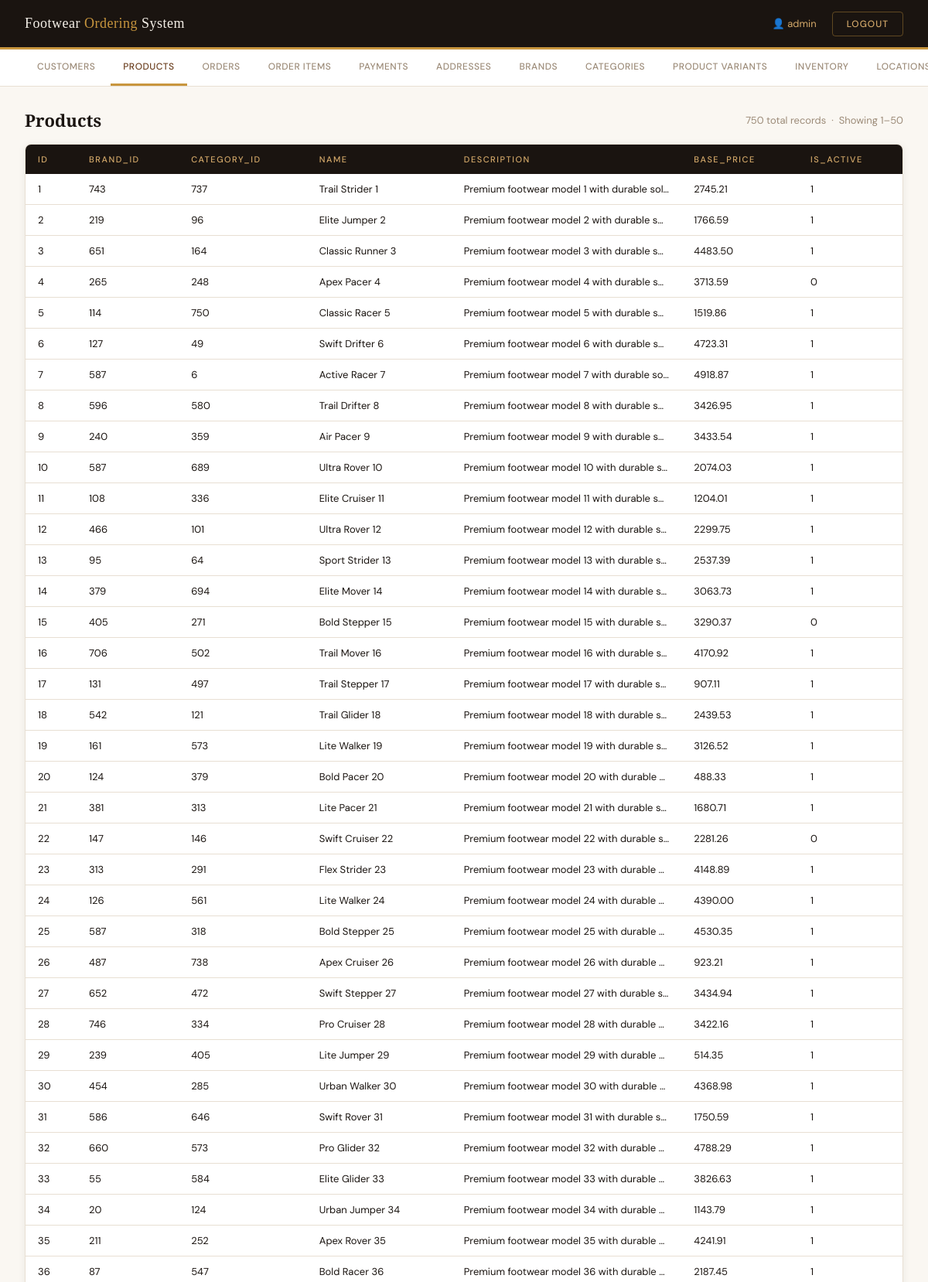
The app's page /view2.php?table=products (signed in, upper part) with its own data.
### tables this page shows
CREATE TABLE `products` (
  `id` int(11) NOT NULL AUTO_INCREMENT,
  `brand_id` int(11) DEFAULT NULL,
  `category_id` int(11) DEFAULT NULL,
  `name` varchar(150) NOT NULL,
  `description` text DEFAULT NULL,
  `base_price` decimal(10,2) NOT NULL,
  `is_active` tinyint(1) DEFAULT 1,
  PRIMARY KEY (`id`),
  KEY `brand_id` (`brand_id`),
  KEY `category_id` (`category_id`),
  CONSTRAINT `products_ibfk_1` FOREIGN KEY (`brand_id`) REFERENCES `brands` (`id`) ON DELETE SET NULL,
  CONSTRAINT `products_ibfk_2` FOREIGN KEY (`category_id`) REFERENCES `categories` (`id`) ON DELETE SET NULL
);

### view2.php (the view, shortened to what this page needs)
<?php
$servername = getenv('MYSQLHOST')     ?: 'localhost';
$username   = getenv('MYSQLUSER')     ?: 'root';
$password   = getenv('MYSQLPASSWORD') ?: '';
$dbname     = getenv('MYSQLDATABASE') ?: 'footwear';
$port       = getenv('MYSQLPORT')     ?: 3306;
$conn = new mysqli($servername, $username, $password, $dbname, $port);
$table  = isset($_GET["table"]) ? $_GET["table"] : "customers";
$tables = ["customers","products","orders","order_items",
           "payments","addresses","brands","categories",
           "product_variants","inventory","locations"];
$limit       = 50;
$page        = isset($_GET["page"]) ? (int)$_GET["page"] : 1;
$offset      = ($page - 1) * $limit;
$total_result = $conn->query("SELECT COUNT(*) AS total FROM $table");
$total_row    = $total_result->fetch_assoc();
$total        = $total_row["total"];
$result = $conn->query("SELECT * FROM $table LIMIT $limit OFFSET $offset");
?>
<!DOCTYPE html>
<html lang="en">
<head>
</head>
<body>
<header>
    <div class="header-brand">Footwear <span>Ordering</span> System</div>
    <div class="header-right">
        <span class="header-user">👤 <?= htmlspecialchars($_SESSION["username"]) ?></span>
        <a href="logout.php" class="btn-logout">Logout</a>
    </div>
</header>
<nav class="table-nav">
    <?php foreach ($tables as $t): ?>
        <a href="?table=<?= $t ?>" <?= $t === $table ? 'class="active"' : '' ?>>
            <?= ucfirst(str_replace('_', ' ', $t)) ?>
        </a>
    <?php endforeach; ?>
</nav>
<main>
    <div class="table-header">
        <h2 class="table-title"><?= ucfirst(str_replace('_', ' ', $table)) ?></h2>
        <span class="table-meta">
            <?= $total ?> total records &nbsp;·&nbsp;
            Showing <?= $offset + 1 ?>–<?= min($offset + $limit, $total) ?>
        </span>
    </div>
    <div class="table-wrapper">
        <?php if ($result && $result->num_rows > 0): ?>
        <table>
            <thead>
                <tr>
                    <?php
                    $fields = $result->fetch_fields();
                    foreach ($fields as $field) {
                        echo "<th>" . htmlspecialchars($field->name) . "</th>";
                    }
                    ?>
                </tr>
            </thead>
            <tbody>
                <?php while ($row = $result->fetch_assoc()): ?>
                <tr>
                    <?php foreach ($row as $value): ?>
                        <?php if (is_null($value)): ?>
                            <td class="null-val">NULL</td>
                        <?php else: ?>
                            <td title="<?= htmlspecialchars($value) ?>">
                                <?= htmlspecialchars($value) ?>
                            </td>
                        <?php endif; ?>
                    <?php endforeach; ?>
                </tr>
                <?php endwhile; ?>
            </tbody>
        </table>
        <?php endif; ?>
    </div>
</main>
</body>
</html>

### view2.php (style rules this page uses)
*, *::before, *::after { box-sizing: border-box; margin: 0; padding: 0; }
:root { --cream: #F5F0E8; --dark: #1A1410; --brown: #6B3F1F; --gold: #C8963E; --tan: #D4A96A; --light: #FAF7F2; --muted: #9C8B78; --border: #E8DFD3; }
body { font-family: 'DM Sans', sans-serif; background: var(--light); color: var(--dark); min-height: 100vh; }
header { background: var(--dark); padding: 0 32px; display: flex; align-items: center; justify-content: space-between; height: 64px; position: sticky; top: 0; z-index: 100; border-bottom: 3px solid var(--gold); }
.header-brand { font-family: 'Playfair Display', serif; font-size: 18px; color: var(--cream); letter-spacing: 0.5px; }
.header-brand span { color: var(--gold); }
.header-right { display: flex; align-items: center; gap: 20px; }
.header-user { font-size: 13px; color: var(--tan); }
.btn-logout { padding: 7px 18px; background: transparent; border: 1.5px solid rgba(200,150,62,0.4); border-radius: 4px; color: var(--tan); font-family: 'DM Sans', sans-serif; font-size: 12px; font-weight: 500; letter-spacing: 1px; text-decoration: none; text-transform: uppercase; transition: all 0.2s; }
.table-nav { background: #fff; border-bottom: 1px solid var(--border); padding: 0 32px; display: flex; gap: 4px; overflow-x: auto; }
.table-nav a { display: inline-block; padding: 14px 16px; font-size: 12px; font-weight: 500; letter-spacing: 0.5px; text-transform: uppercase; color: var(--muted); text-decoration: none; border-bottom: 3px solid transparent; white-space: nowrap; transition: all 0.2s; }
.table-nav a.active { color: var(--brown); border-bottom-color: var(--gold); }
main { padding: 28px 32px; }
.table-header { display: flex; align-items: center; justify-content: space-between; margin-bottom: 16px; }
.table-title { font-family: 'Playfair Display', serif; font-size: 22px; color: var(--dark); }
.table-meta { font-size: 13px; color: var(--muted); }
.table-wrapper { background: #fff; border: 1px solid var(--border); border-radius: 8px; overflow: auto; box-shadow: 0 2px 12px rgba(26,20,16,0.06); }
table { width: 100%; border-collapse: collapse; font-size: 13px; }
thead tr { background: var(--dark); }
thead th { padding: 12px 16px; text-align: left; color: var(--tan); font-weight: 500; font-size: 11px; letter-spacing: 1.5px; text-transform: uppercase; white-space: nowrap; }
tbody tr { border-bottom: 1px solid var(--border); transition: background 0.15s; }
tbody td { padding: 11px 16px; color: var(--dark); white-space: nowrap; max-width: 220px; overflow: hidden; text-overflow: ellipsis; }

### records on screen
products: value "1", brand "743", category "737", name "Trail Strider 1", description "Premium footwear model 1 with durable sol…", base_price "2745.21"
products: id "2", brand "219", category "96", name "Elite Jumper 2", description "Premium footwear model 2 with durable so…", base_price "1766.59", is_active "1"
products: id "3", brand "651", category "164", name "Classic Runner 3", description "Premium footwear model 3 with durable so…", base_price "4483.50", is_active "1"
products: id "4", brand "265", category "248", name "Apex Pacer 4", description "Premium footwear model 4 with durable s…", base_price "3713.59", is_active "0"
products: id "5", brand "114", category "750", name "Classic Racer 5", description "Premium footwear model 5 with durable s…", base_price "1519.86", is_active "1"
products: id "6", brand "127", category "49", name "Swift Drifter 6", description "Premium footwear model 6 with durable s…", base_price "4723.31", is_active "1"
products: id "7", brand "587", category "6", name "Active Racer 7", description "Premium footwear model 7 with durable so…", base_price "4918.87", is_active "1"
products: id "8", brand "596", category "580", name "Trail Drifter 8", description "Premium footwear model 8 with durable s…", base_price "3426.95", is_active "1"
products: id "9", brand "240", category "359", name "Air Pacer 9", description "Premium footwear model 9 with durable s…", base_price "3433.54", is_active "1"
products: id "10", brand "587", category "689", name "Ultra Rover 10", description "Premium footwear model 10 with durable s…", base_price "2074.03", is_active "1"
products: id "11", brand "108", category "336", name "Elite Cruiser 11", description "Premium footwear model 11 with durable s…", base_price "1204.01", is_active "1"
products: id "12", brand "466", category "101", name "Ultra Rover 12", description "Premium footwear model 12 with durable s…", base_price "2299.75", is_active "1"
products: id "13", brand "95", category "64", name "Sport Strider 13", description "Premium footwear model 13 with durable s…", base_price "2537.39", is_active "1"
products: id "14", brand "379", category "694", name "Elite Mover 14", description "Premium footwear model 14 with durable s…", base_price "3063.73", is_active "1"
products: id "15", brand "405", category "271", name "Bold Stepper 15", description "Premium footwear model 15 with durable s…", base_price "3290.37", is_active "0"
products: id "16", brand "706", category "502", name "Trail Mover 16", description "Premium footwear model 16 with durable s…", base_price "4170.92", is_active "1"
products: id "17", brand "131", category "497", name "Trail Stepper 17", description "Premium footwear model 17 with durable s…", base_price "907.11", is_active "1"
products: id "18", brand "542", category "121", name "Trail Glider 18", description "Premium footwear model 18 with durable s…", base_price "2439.53", is_active "1"
products: id "19", brand "161", category "573", name "Lite Walker 19", description "Premium footwear model 19 with durable s…", base_price "3126.52", is_active "1"
products: id "20", brand "124", category "379", name "Bold Pacer 20", description "Premium footwear model 20 with durable…", base_price "488.33", is_active "1"
products: id "21", brand "381", category "313", name "Lite Pacer 21", description "Premium footwear model 21 with durable s…", base_price "1680.71", is_active "1"
products: id "22", brand "147", category "146", name "Swift Cruiser 22", description "Premium footwear model 22 with durable s…", base_price "2281.26", is_active "0"
products: id "23", brand "313", category "291", name "Flex Strider 23", description "Premium footwear model 23 with durable s…", base_price "4148.89", is_active "1"
products: id "24", brand "126", category "561", name "Lite Walker 24", description "Premium footwear model 24 with durable s…", base_price "4390.00", is_active "1"
products: id "25", brand "587", category "318", name "Bold Stepper 25", description "Premium footwear model 25 with durable s…", base_price "4530.35", is_active "1"
products: id "26", brand "487", category "738", name "Apex Cruiser 26", description "Premium footwear model 26 with durable…", base_price "923.21", is_active "1"
products: id "27", brand "652", category "472", name "Swift Stepper 27", description "Premium footwear model 27 with durable s…", base_price "3434.94", is_active "1"
products: id "28", brand "746", category "334", name "Pro Cruiser 28", description "Premium footwear model 28 with durable s…", base_price "3422.16", is_active "1"
products: id "29", brand "239", category "405", name "Lite Jumper 29", description "Premium footwear model 29 with durable s…", base_price "514.35", is_active "1"
products: id "30", brand "454", category "285", name "Urban Walker 30", description "Premium footwear model 30 with durable…", base_price "4368.98", is_active "1"
products: id "31", brand "586", category "646", name "Swift Rover 31", description "Premium footwear model 31 with durable s…", base_price "1750.59", is_active "1"
products: id "32", brand "660", category "573", name "Pro Glider 32", description "Premium footwear model 32 with durable s…", base_price "4788.29", is_active "1"
products: id "33", brand "55", category "584", name "Elite Glider 33", description "Premium footwear model 33 with durable s…", base_price "3826.63", is_active "1"
products: id "34", brand "20", category "124", name "Urban Jumper 34", description "Premium footwear model 34 with durable…", base_price "1143.79", is_active "1"
products: id "35", brand "211", category "252", name "Apex Rover 35", description "Premium footwear model 35 with durable…", base_price "4241.91", is_active "1"
products: id "36", brand "87", category "547", name "Bold Racer 36", description "Premium footwear model 36 with durable…", base_price "2187.45", is_active "1"

### other values on screen
$_SESSION["username"] "admin"
str_replace('_', ' ', $t) "CUSTOMERS"
str_replace('_', ' ', $t) "PRODUCTS"
str_replace('_', ' ', $t) "ORDERS"
str_replace('_', ' ', $t) "ORDER ITEMS"
str_replace('_', ' ', $t) "PAYMENTS"
str_replace('_', ' ', $t) "ADDRESSES"
str_replace('_', ' ', $t) "BRANDS"
str_replace('_', ' ', $t) "CATEGORIES"
str_replace('_', ' ', $t) "PRODUCT VARIANTS"
str_replace('_', ' ', $t) "INVENTORY"
str_replace('_', ' ', $table) "Products"
$total "750"
$offset + 1 "1"
min($offset + $limit, $total) "50"
